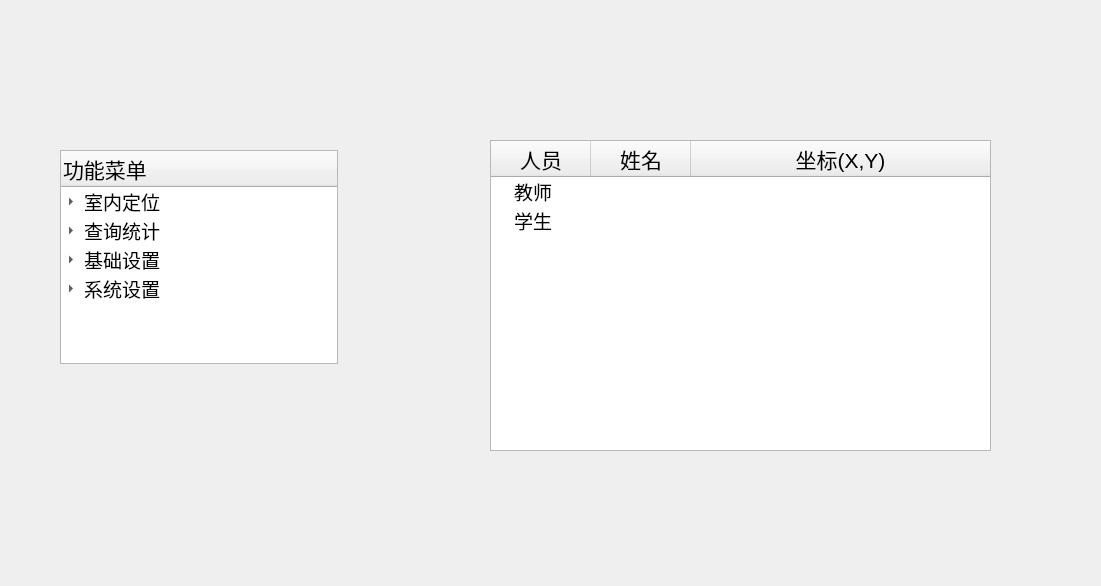
<?xml version="1.0" encoding="UTF-8"?>
<ui version="4.0">
 <class>MainWindow</class>
 <widget class="QWidget" name="MainWindow">
  <property name="geometry">
   <rect>
    <x>0</x>
    <y>0</y>
    <width>1101</width>
    <height>586</height>
   </rect>
  </property>
  <property name="windowTitle">
   <string>MainWindow</string>
  </property>
  <widget class="QWidget" name="widget_2" native="true">
   <property name="geometry">
    <rect>
     <x>490</x>
     <y>140</y>
     <width>501</width>
     <height>311</height>
    </rect>
   </property>
   <layout class="QVBoxLayout" name="verticalLayout_2">
    <item>
     <widget class="QTreeWidget" name="treeWidget_group">
      <property name="styleSheet">
       <string notr="true"/>
      </property>
      <column>
       <property name="text">
        <string>人员</string>
       </property>
       <property name="font">
        <font>
         <pointsize>16</pointsize>
        </font>
       </property>
       <property name="textAlignment">
        <set>AlignCenter</set>
       </property>
      </column>
      <column>
       <property name="text">
        <string>姓名</string>
       </property>
       <property name="font">
        <font>
         <pointsize>16</pointsize>
        </font>
       </property>
       <property name="textAlignment">
        <set>AlignCenter</set>
       </property>
      </column>
      <column>
       <property name="text">
        <string>坐标(X,Y)</string>
       </property>
       <property name="font">
        <font>
         <pointsize>16</pointsize>
        </font>
       </property>
       <property name="textAlignment">
        <set>AlignCenter</set>
       </property>
      </column>
      <item>
       <property name="text">
        <string>教师</string>
       </property>
       <property name="font">
        <font>
         <pointsize>14</pointsize>
        </font>
       </property>
       <property name="text">
        <string/>
       </property>
       <property name="icon">
        <iconset resource="../../../Qt-file/uwbthree/UWBFOUR/res.qrc">
         <normaloff>:/source/blue.png</normaloff>:/source/blue.png</iconset>
       </property>
       <property name="text">
        <string/>
       </property>
      </item>
      <item>
       <property name="text">
        <string>学生</string>
       </property>
       <property name="font">
        <font>
         <pointsize>14</pointsize>
        </font>
       </property>
       <property name="text">
        <string/>
       </property>
       <property name="font">
        <font>
         <pointsize>14</pointsize>
        </font>
       </property>
       <property name="icon">
        <iconset resource="../../../Qt-file/uwbthree/UWBFOUR/res.qrc">
         <normaloff>:/source/red.png</normaloff>:/source/red.png</iconset>
       </property>
       <property name="text">
        <string/>
       </property>
      </item>
     </widget>
    </item>
   </layout>
  </widget>
  <widget class="QWidget" name="widget_1" native="true">
   <property name="geometry">
    <rect>
     <x>60</x>
     <y>150</y>
     <width>278</width>
     <height>214</height>
    </rect>
   </property>
   <layout class="QHBoxLayout" name="horizontalLayout">
    <item>
     <widget class="QTreeWidget" name="treeWidget_menu">
      <property name="styleSheet">
       <string notr="true"/>
      </property>
      <column>
       <property name="text">
        <string>功能菜单</string>
       </property>
       <property name="font">
        <font>
         <pointsize>16</pointsize>
        </font>
       </property>
       <property name="textAlignment">
        <set>AlignLeading|AlignVCenter</set>
       </property>
      </column>
      <item>
       <property name="text">
        <string>室内定位</string>
       </property>
       <property name="font">
        <font>
         <pointsize>14</pointsize>
        </font>
       </property>
       <item>
        <property name="text">
         <string>实时定位</string>
        </property>
       </item>
       <item>
        <property name="text">
         <string>定位参数</string>
        </property>
       </item>
      </item>
      <item>
       <property name="text">
        <string>查询统计</string>
       </property>
       <property name="font">
        <font>
         <pointsize>14</pointsize>
        </font>
       </property>
       <item>
        <property name="text">
         <string>定位查询</string>
        </property>
       </item>
       <item>
        <property name="text">
         <string>考勤记录</string>
        </property>
       </item>
       <item>
        <property name="text">
         <string>报警记录</string>
        </property>
       </item>
      </item>
      <item>
       <property name="text">
        <string>基础设置</string>
       </property>
       <property name="font">
        <font>
         <pointsize>14</pointsize>
        </font>
       </property>
       <item>
        <property name="text">
         <string>部门管理</string>
        </property>
       </item>
       <item>
        <property name="text">
         <string>岗位管理</string>
        </property>
       </item>
       <item>
        <property name="text">
         <string>车辆类型</string>
        </property>
       </item>
       <item>
        <property name="text">
         <string>人员管理</string>
        </property>
       </item>
       <item>
        <property name="text">
         <string>基站管理</string>
        </property>
       </item>
      </item>
      <item>
       <property name="text">
        <string>系统设置</string>
       </property>
       <property name="font">
        <font>
         <pointsize>14</pointsize>
        </font>
       </property>
       <item>
        <property name="text">
         <string>用户管理</string>
        </property>
       </item>
      </item>
     </widget>
    </item>
   </layout>
  </widget>
 </widget>
 <resources>
  <include location="../../../Qt-file/uwbthree/UWBFOUR/res.qrc"/>
 </resources>
 <connections/>
</ui>
